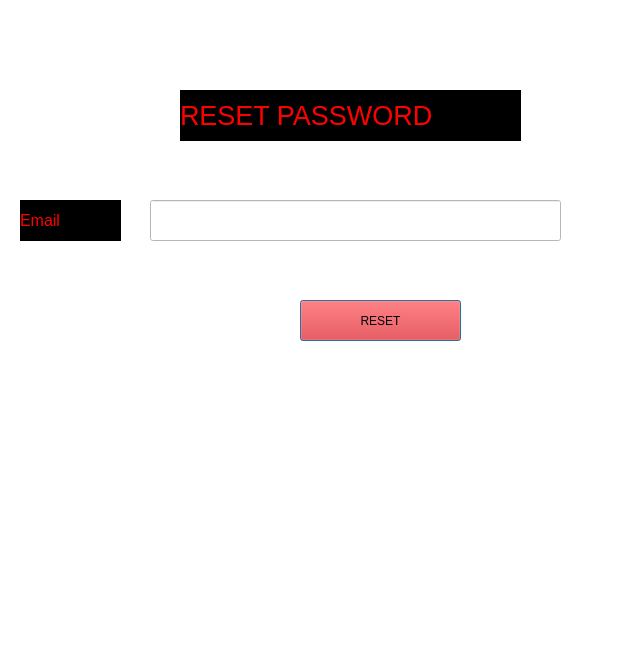
<?xml version="1.0" encoding="UTF-8"?>
<ui version="4.0">
 <class>Dialog</class>
 <widget class="QDialog" name="Dialog">
  <property name="geometry">
   <rect>
    <x>0</x>
    <y>0</y>
    <width>626</width>
    <height>656</height>
   </rect>
  </property>
  <property name="windowTitle">
   <string>Dialog</string>
  </property>
  <property name="styleSheet">
   <string notr="true">font: 75 12pt &quot;MS Shell Dlg 2&quot;;
background-color: rgb(255, 255, 255);</string>
  </property>
  <widget class="QLabel" name="label">
   <property name="geometry">
    <rect>
     <x>180</x>
     <y>90</y>
     <width>341</width>
     <height>51</height>
    </rect>
   </property>
   <property name="styleSheet">
    <string notr="true">
background-color: rgb(0, 0, 0);</string>
   </property>
   <property name="text">
    <string>&lt;html&gt;&lt;head/&gt;&lt;body&gt;&lt;p&gt;&lt;span style=&quot; font-size:20pt; color:#ff0000;&quot;&gt;RESET PASSWORD&lt;/span&gt;&lt;/p&gt;&lt;/body&gt;&lt;/html&gt;</string>
   </property>
  </widget>
  <widget class="QLabel" name="label_2">
   <property name="geometry">
    <rect>
     <x>20</x>
     <y>200</y>
     <width>101</width>
     <height>41</height>
    </rect>
   </property>
   <property name="styleSheet">
    <string notr="true">background-color: rgb(0, 0, 0);
font: 75 12pt &quot;MS Shell Dlg 2&quot;;</string>
   </property>
   <property name="text">
    <string>&lt;html&gt;&lt;head/&gt;&lt;body&gt;&lt;p align=&quot;justify&quot;&gt;&lt;span style=&quot; font-size:12pt; color:#ff0000;&quot;&gt;  Email&lt;/span&gt;&lt;/p&gt;&lt;/body&gt;&lt;/html&gt;</string>
   </property>
  </widget>
  <widget class="QLineEdit" name="email">
   <property name="geometry">
    <rect>
     <x>150</x>
     <y>200</y>
     <width>411</width>
     <height>41</height>
    </rect>
   </property>
   <property name="styleSheet">
    <string notr="true">background-color: rgb(255, 255, 255);</string>
   </property>
  </widget>
  <widget class="QPushButton" name="reset">
   <property name="geometry">
    <rect>
     <x>300</x>
     <y>300</y>
     <width>161</width>
     <height>41</height>
    </rect>
   </property>
   <property name="styleSheet">
    <string notr="true">background-color: rgb(255, 0, 0);
font: 20pt &quot;MS Shell Dlg 2&quot;;</string>
   </property>
   <property name="text">
    <string>RESET</string>
   </property>
  </widget>
 </widget>
 <resources/>
 <connections/>
</ui>
